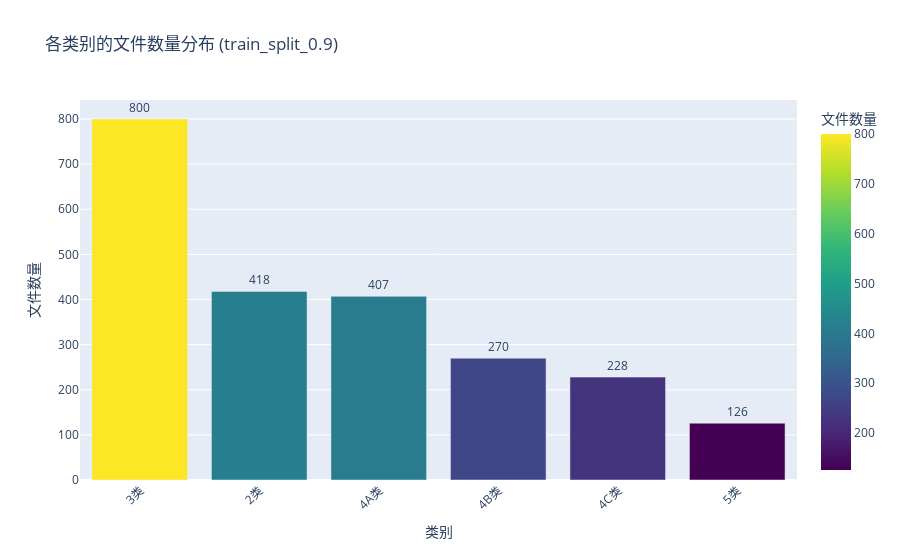
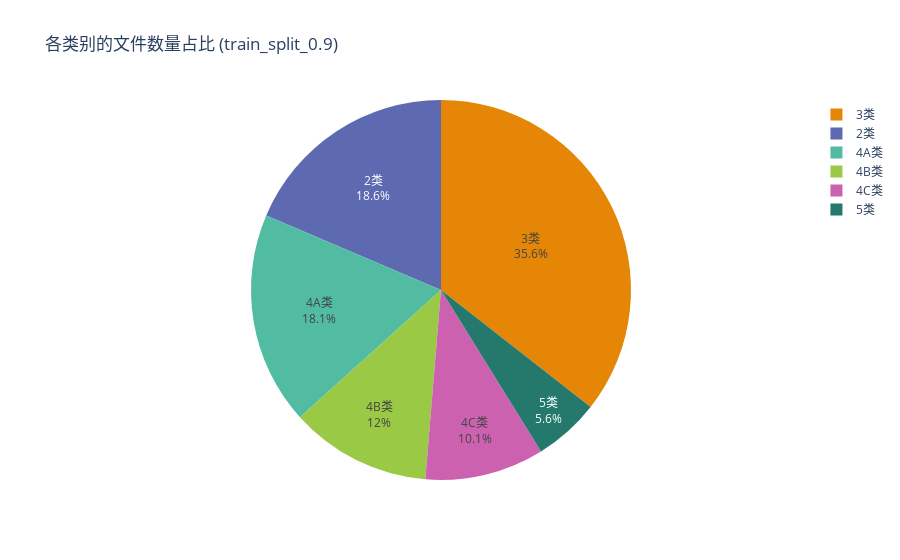
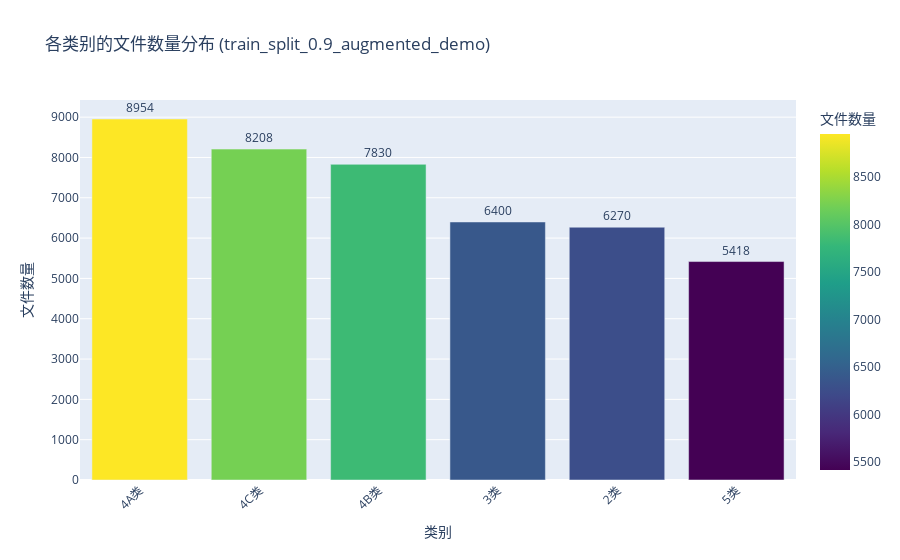
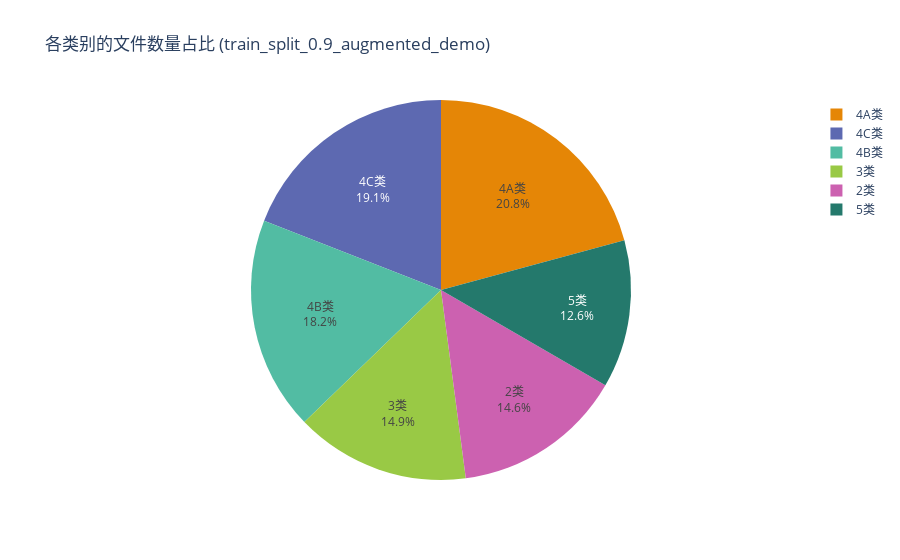

Here is the notebook cell these charts were saved with, in order:
### Code cell
from utils.EDA import visualize_category_distribution

# 示例：调用函数并指定主目录路径
visualize_category_distribution('/Users/huiyangzheng/Desktop/Project/Competition/GCAIAEC2024/AIC/TDS-Net/data/乳腺分类训练数据集/train_split_0.9')
visualize_category_distribution('/Users/huiyangzheng/Desktop/Project/Competition/GCAIAEC2024/AIC/TDS-Net/data/乳腺分类训练数据集/train_split_0.9_augmented_demo')

### Figure 1 — Plotly figure (JSON) as saved in the notebook; plotly's stock layout.template omitted (floating-point values rounded to 4 significant figures)
{"data": [{"alignmentgroup": "True", "hovertemplate": "类别=%{x}<br>文件数量=%{marker.color}<extra></extra>", "legendgroup": "", "marker": {"color": [800, 418, 407, 270, 228, 126], "coloraxis": "coloraxis", "pattern": {"shape": ""}}, "name": "", "offsetgroup": "", "orientation": "v", "showlegend": false, "text": [800, 418, 407, 270, 228, 126], "textposition": "outside", "texttemplate": "%{text}", "type": "bar", "x": ["3类", "2类", "4A类", "4B类", "4C类", "5类"], "xaxis": "x", "y": [800, 418, 407, 270, 228, 126], "yaxis": "y"}], "layout": {"barmode": "relative", "coloraxis": {"colorbar": {"title": {"text": "文件数量"}}, "colorscale": [[0, "#440154"], [0.1111, "#482878"], [0.2222, "#3e4989"], [0.3333, "#31688e"], [0.4444, "#26828e"], [0.5556, "#1f9e89"], [0.6667, "#35b779"], [0.7778, "#6ece58"], [0.8889, "#b5de2b"], [1, "#fde725"]]}, "legend": {"tracegroupgap": 0}, "title": {"text": "各类别的文件数量分布 (train_split_0.9)"}, "uniformtext": {"minsize": 8, "mode": "hide"}, "xaxis": {"anchor": "y", "domain": [0, 1], "tickangle": -45, "title": {"text": "类别"}}, "yaxis": {"anchor": "x", "domain": [0, 1], "title": {"text": "文件数量"}}}}

### Figure 2 — Plotly figure (JSON) as saved in the notebook; plotly's stock layout.template omitted (floating-point values rounded to 4 significant figures)
{"data": [{"customdata": [[35.57], [18.59], [18.1], [12.01], [10.14], [5.602]], "domain": {"x": [0, 1], "y": [0, 1]}, "hovertemplate": "类别=%{label}<br>文件数量=%{value}<br>百分比=%{customdata[0]}<extra></extra>", "labels": ["3类", "2类", "4A类", "4B类", "4C类", "5类"], "legendgroup": "", "name": "", "showlegend": true, "textinfo": "percent+label", "textposition": "inside", "type": "pie", "values": [800, 418, 407, 270, 228, 126]}], "layout": {"legend": {"tracegroupgap": 0}, "piecolorway": ["rgb(229, 134, 6)", "rgb(93, 105, 177)", "rgb(82, 188, 163)", "rgb(153, 201, 69)", "rgb(204, 97, 176)", "rgb(36, 121, 108)", "rgb(218, 165, 27)", "rgb(47, 138, 196)", "rgb(118, 78, 159)", "rgb(237, 100, 90)", "rgb(165, 170, 153)"], "title": {"text": "各类别的文件数量占比 (train_split_0.9)"}}}

### Figure 3 — Plotly figure (JSON) as saved in the notebook; plotly's stock layout.template omitted (floating-point values rounded to 4 significant figures)
{"data": [{"alignmentgroup": "True", "hovertemplate": "类别=%{x}<br>文件数量=%{marker.color}<extra></extra>", "legendgroup": "", "marker": {"color": [8954, 8208, 7830, 6400, 6270, 5418], "coloraxis": "coloraxis", "pattern": {"shape": ""}}, "name": "", "offsetgroup": "", "orientation": "v", "showlegend": false, "text": [8954, 8208, 7830, 6400, 6270, 5418], "textposition": "outside", "texttemplate": "%{text}", "type": "bar", "x": ["4A类", "4C类", "4B类", "3类", "2类", "5类"], "xaxis": "x", "y": [8954, 8208, 7830, 6400, 6270, 5418], "yaxis": "y"}], "layout": {"barmode": "relative", "coloraxis": {"colorbar": {"title": {"text": "文件数量"}}, "colorscale": [[0, "#440154"], [0.1111, "#482878"], [0.2222, "#3e4989"], [0.3333, "#31688e"], [0.4444, "#26828e"], [0.5556, "#1f9e89"], [0.6667, "#35b779"], [0.7778, "#6ece58"], [0.8889, "#b5de2b"], [1, "#fde725"]]}, "legend": {"tracegroupgap": 0}, "title": {"text": "各类别的文件数量分布 (train_split_0.9_augmented_demo)"}, "uniformtext": {"minsize": 8, "mode": "hide"}, "xaxis": {"anchor": "y", "domain": [0, 1], "tickangle": -45, "title": {"text": "类别"}}, "yaxis": {"anchor": "x", "domain": [0, 1], "title": {"text": "文件数量"}}}}

### Figure 4 — Plotly figure (JSON) as saved in the notebook; plotly's stock layout.template omitted (floating-point values rounded to 4 significant figures)
{"data": [{"customdata": [[20.78], [19.05], [18.18], [14.86], [14.55], [12.58]], "domain": {"x": [0, 1], "y": [0, 1]}, "hovertemplate": "类别=%{label}<br>文件数量=%{value}<br>百分比=%{customdata[0]}<extra></extra>", "labels": ["4A类", "4C类", "4B类", "3类", "2类", "5类"], "legendgroup": "", "name": "", "showlegend": true, "textinfo": "percent+label", "textposition": "inside", "type": "pie", "values": [8954, 8208, 7830, 6400, 6270, 5418]}], "layout": {"legend": {"tracegroupgap": 0}, "piecolorway": ["rgb(229, 134, 6)", "rgb(93, 105, 177)", "rgb(82, 188, 163)", "rgb(153, 201, 69)", "rgb(204, 97, 176)", "rgb(36, 121, 108)", "rgb(218, 165, 27)", "rgb(47, 138, 196)", "rgb(118, 78, 159)", "rgb(237, 100, 90)", "rgb(165, 170, 153)"], "title": {"text": "各类别的文件数量占比 (train_split_0.9_augmented_demo)"}}}
